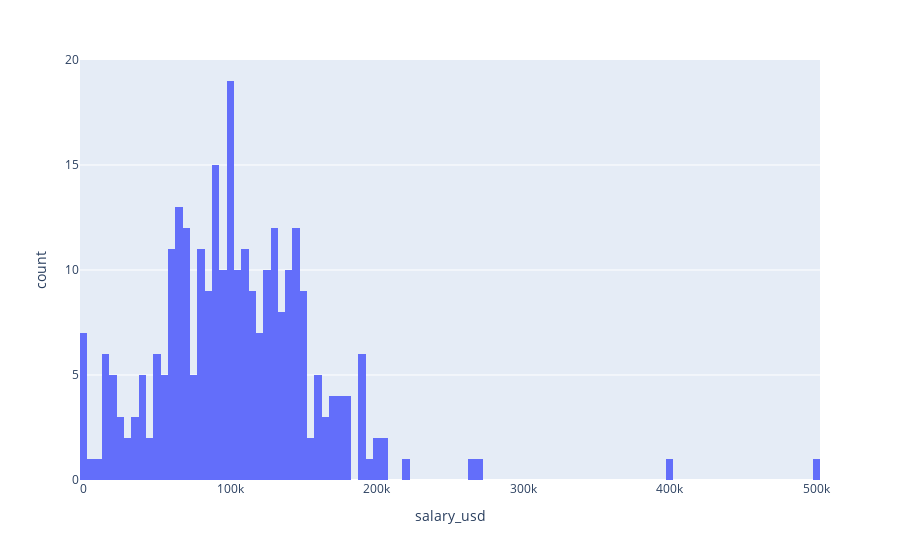

The code cell stored with this chart in its notebook:
### Code cell
# plot distribution of salary_usd
px.histogram(df, x='salary_usd', nbins=100)

### Figure 1 — Plotly figure (JSON) as saved in the notebook; plotly's stock layout.template omitted (floating-point values rounded to 4 significant figures; data arrays with more than 128 entries replaced by an {"elided": "..."} marker saying what was removed)
{"data": [{"alignmentgroup": "True", "bingroup": "x", "hovertemplate": "salary_usd=%{x}<br>count=%{y}<extra></extra>", "legendgroup": "", "marker": {"color": "#636efa", "pattern": {"shape": ""}}, "name": "", "nbinsx": 100, "offsetgroup": "", "orientation": "v", "showlegend": false, "type": "histogram", "x": {"elided": "297 float values"}, "xaxis": "x", "yaxis": "y"}], "layout": {"barmode": "relative", "legend": {"tracegroupgap": 0}, "margin": {"t": 60}, "xaxis": {"anchor": "y", "domain": [0, 1], "title": {"text": "salary_usd"}}, "yaxis": {"anchor": "x", "domain": [0, 1], "title": {"text": "count"}}}}
